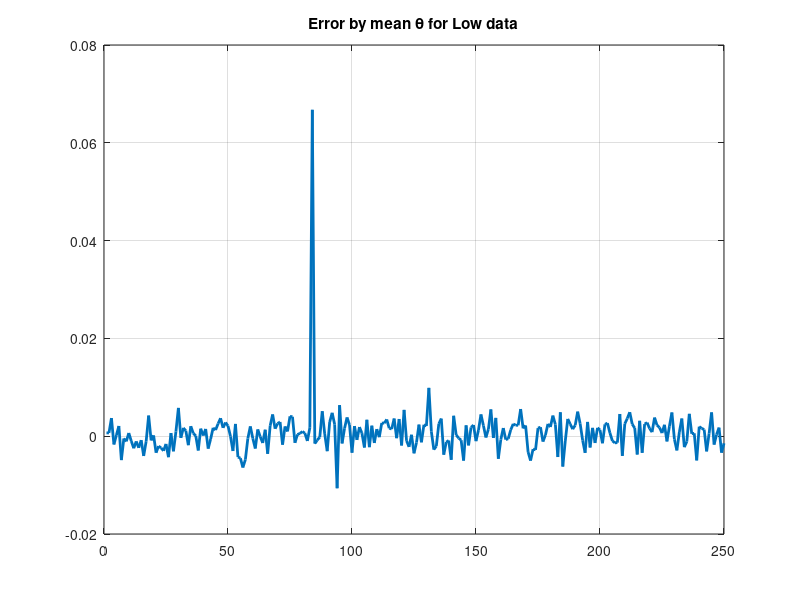
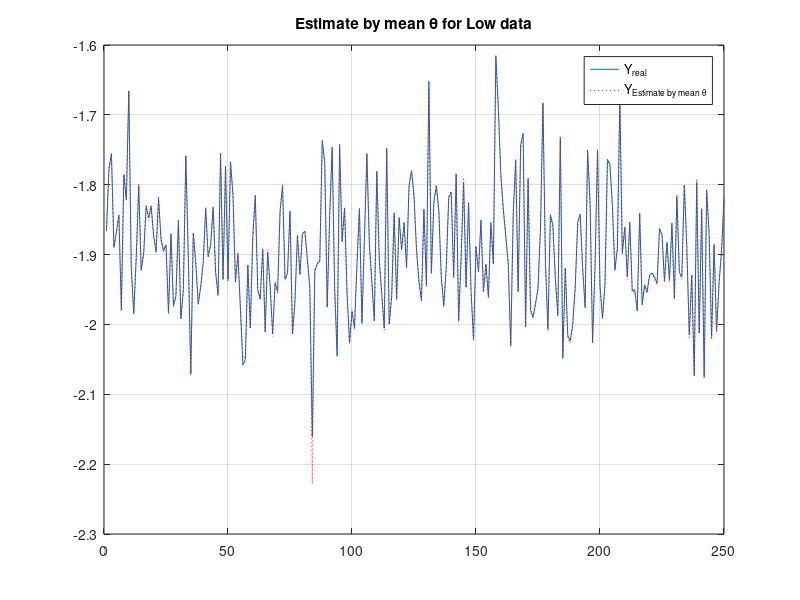

These charts were generated, in order, by the following MATLAB code: (Note: this script raises an error after producing the figures.)
close all;clear all;clc
format long
%% Load Data
load data
%% 
y_Low=data(:,3);
y_Medium=data(:,4);
y_High=data(:,5);
u_Low=data(:,1);
u_Medium=data(:,1);
u_High=data(:,1);


%% Switch data
Switch={'Low';'Medium';'High'};
for K=1:length(Switch)
%% import 'Low' 'Medium' 'High'
u=sort((eval(strcat('u_',Switch{K}))));
y=sort((eval(strcat('y_',Switch{K}))));
data=sortrows(data);
Num=randperm(1000);
    u=u(Num);
    y=y(Num);
%% Divide Data
Q=100;
n=10;
Percent=0.75;  %  =>   75%    =>  Train:=75  Test:=25
Reg=8;  % => [1 u u^2 ... u^8]
U_Test_all=[];
U_Test_m=[];
temp=[];
    %% Test & Train
    u_Train=u(1:ceil(Percent*length(u)));
    u_Test=u(ceil(Percent*length(u))+1:end);
    y_Train=y(1:ceil(Percent*length(u)));
    y_Test=y(ceil(Percent*length(u))+1:end);
    %% WLS with sliding window parameter
    Window=300;
    lambda=0.95;
   for i=1:Window
       w(i)=lambda^(Window-i);
   end
   W=diag(w);
   %%
    for i=1:length(u_Train)-Window
     U=[];
        for k=0:Reg
    U=[U (u_Train(i:i+Window-1)).^k];
    end
   Y=y_Train(i:i+Window-1);
    
    %% WLS Algorithm 
    theta_save{i}=inv(U'*W*U)*U'*W*Y;
    %% 
    end
% Y=temp;
theta=mean(cell2mat(theta_save),2)
%% matrix U for all u_Test 
U=[];
    for k=0:Reg
        U=[U u_Test.^k];
    end
    Y_hat=U*theta;
    Y=y_Test;
%% plot the result 
%% Mean theta
figure
plot(Y-Y_hat,'linewidth',2)
disp(sprintf('Error_mean theta %s=%d',Switch{K},(Y-Y_hat)'*(Y-Y_hat)));
title(sprintf('Error by mean %s for %s data','\theta',Switch{K}))
grid on
figure
plot(Y)
hold on
plot(Y_hat,':r')
legend('Y_{real}','Y_{Estimate by mean \theta}')
title(sprintf('Estimate by mean %s for %s data','\theta',Switch{K}))
grid on
%%
     temp=sort(u_Test);
     U=[];
      for k=0:Reg
    U=[U temp.^k];
    end
    for i=1:length(u_Train)-Window
         Y_hat_save_EB{i}=U*theta_save{i};
    end
%%  Data fo plot Error bar
UU=sort(u_Test,1);   % for plot E.B. we need to sort the data
Mean=mean(cell2mat(Y_hat_save_EB),2);   % mean Local Y_hat
Delta = std(cell2mat(Y_hat_save_EB),0,2);   %  +- sigma
%% Normal the data 
 x=mean(mapminmax(UU',0,1),1);
 %% plot
figure
plot(x,Mean,'r','linewidth',1.5)
hold on
plot(x,Mean+Delta,':k','linewidth',1.5)
hold on
plot(x,Mean-Delta,':b','linewidth',1.5)
grid on
title(sprintf('Error Bar : choice %s data from [0 1]',Switch{K}))
legend('y-hat_{mean}','y-hat_{mean}+\sigma_y','y-hat_{mean}-\sigma_y','Location','NorthWest')
end